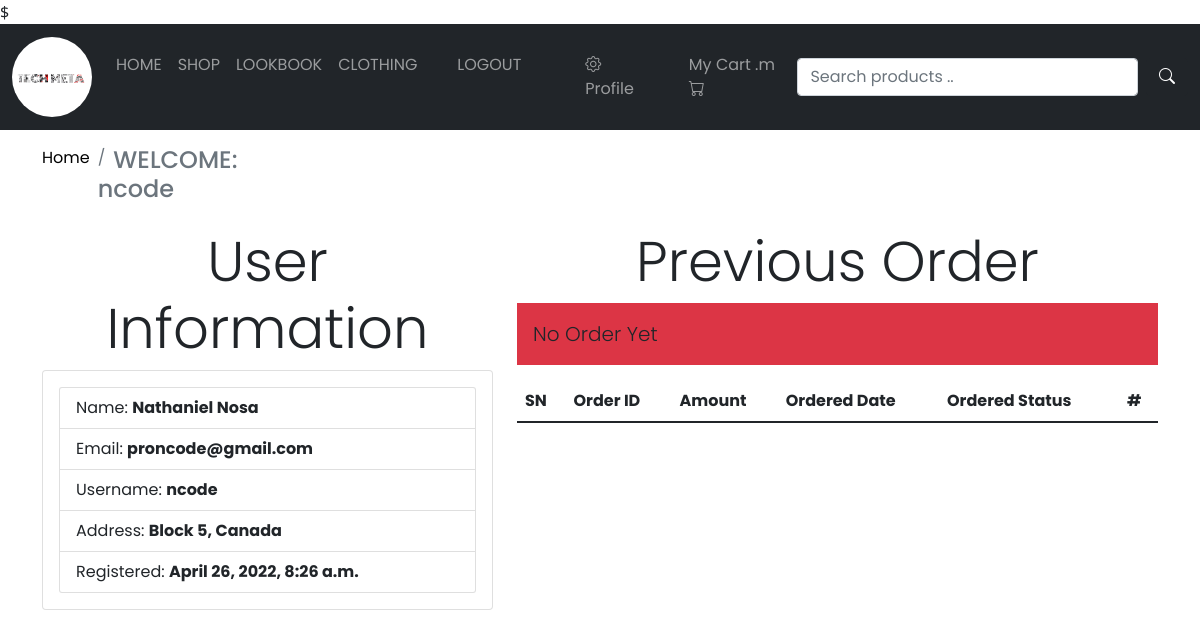
The page /profile/ (signed in) on the database its author committed.
### stores/models.py (models this page shows, shortened)
class Customer(models.Model):
    user = models.OneToOneField(User, on_delete=models.CASCADE)
    full_name = models.CharField(max_length=200)
    address = models.CharField(max_length=200, null =True, blank=True)
    registered = models.DateTimeField(auto_now_add=True)

### stores/views.py (the view)
# urls.py: path('profile/',views.profile,name='profile'),
def profile(request):
    if request.user.is_authenticated and request.user.customer:
       pass
    else:
        return redirect('loginuser/?next=/profile/')
    customer = request.user.customer
    orders = Order.objects.filter(cart__customer = customer).order_by('-id')
    context = {
        'customer': customer,
        'orders': orders
    }
    return render(request, 'stores/profile.html',context)

### templates/stores/profile.html
{% extends "base.html" %}
{% load static %}
{% load humanize %}
{% block content %}
<section id="profile" class="py-3" >
    <div class="container">
        <nav aria-label="Breadcrumb">
            <ol class="breadcrumb">
                <li class="breadcrumb-item active" aria-current="page">
                    <a href="{% url 'index' %}">Home</a>
                </li>
                <li class="breadcrumb-item active" aria-current="page">
                   <h4>WELCOME: {{request.user.username}}</h4>
                </li>
            </ol>
        </nav>
        <div class="row">
            <div class="col-md-5">
                <h4 class="display-4 text-center">User Information</h4>
                <div class="card p-3">
                    <ul class="list-group">
                        <li class="list-group-item">Name: <strong>{{customer.full_name}}</strong></li>
                        <li class="list-group-item">Email: <strong>{{customer.user.email}}</strong></li>
                        <li class="list-group-item">Username: <strong>{{customer.user.username}}</strong></li>
                        <li class="list-group-item">Address: <strong>{{customer.address}}</strong></li>
                        <li class="list-group-item">Registered: <strong>{{customer.registered}}</strong></li>
                    </ul>
                </div>
            </div>
            <div class="col-md-7">
                <h4 class="display-4 text-center">Previous Order</h4>
                <table class="table table-striped">
                    <thead>
                        <tr>
                            <th>SN</th>
                            <th>Order ID</th>
                            <th>Amount</th>
                            <th>Ordered Date</th>
                            <th>Ordered Status</th>
                            <th>#</th>
                        </tr>
                    </thead>
                    <tbody>
                    {% if orders %}
                        {% for order in orders %}
                        <tr>
                            <td>{{forloop.counter}}</td>
                            <td>#ECOMORD_{{order.id}}</td>
                            <td>&#8358; {{order.total}}</td>
                            <td>{{order.created_at| timesince}} ago</td>
                            <td>{{order.order_status}}</td>
                            <td><a href="{% url 'order-detail' order.id %}" class="btn btn-info btn-sm">More Details</a></td>
                        </tr>
                        {% endfor %}
                    {% else %}
                        <tr>
                            <p class="lead bg-danger p-3">No Order Yet</p>
                        </tr>
                    {% endif %}
                </tbody>
                </table>
            </div>
        </div>
    </div>
</section>
{% endblock content %}

### ecomm/static/css/style.css (style rules this page uses)
* { margin: 0; padding: 0; box-sizing: border-box; font-family: 'Poppins', sans-serif }
a { text-decoration: none; color: black; }

### rows shown on the page
Customer: full_name "Nathaniel Nosa", user.email "proncode@gmail.com", user.username "ncode", address "Block 5, Canada", registered "April 26, 2022, 8:26 a.m."

### other values the page prints
{{ request.user.username }} "ncode"
